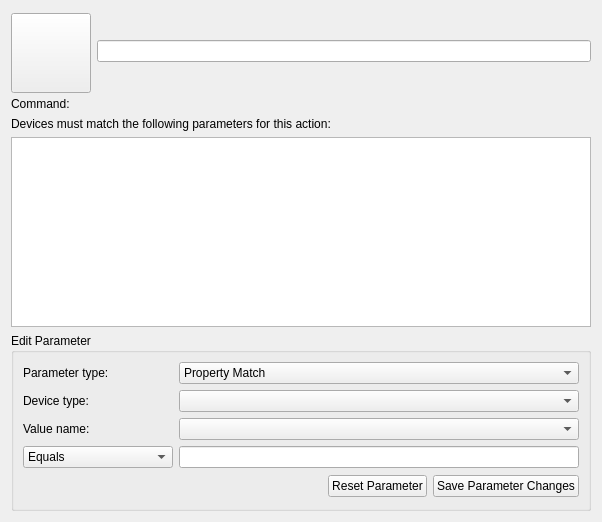
<?xml version="1.0" encoding="UTF-8"?>
<ui version="4.0">
 <class>ActionEditor</class>
 <widget class="QWidget" name="ActionEditor">
  <property name="geometry">
   <rect>
    <x>0</x>
    <y>0</y>
    <width>602</width>
    <height>522</height>
   </rect>
  </property>
  <layout class="QGridLayout" name="gridLayout_5">
   <item row="0" column="0">
    <layout class="QGridLayout" name="GlActionIconName">
     <item row="0" column="0">
      <widget class="KIconButton" name="IbActionIcon">
       <property name="sizePolicy">
        <sizepolicy hsizetype="Fixed" vsizetype="Fixed">
         <horstretch>0</horstretch>
         <verstretch>0</verstretch>
        </sizepolicy>
       </property>
       <property name="minimumSize">
        <size>
         <width>80</width>
         <height>80</height>
        </size>
       </property>
       <property name="maximumSize">
        <size>
         <width>75</width>
         <height>75</height>
        </size>
       </property>
       <property name="toolTip">
        <string>Action icon, click to change it</string>
       </property>
      </widget>
     </item>
     <item row="0" column="1">
      <widget class="KLineEdit" name="LeActionFriendlyName">
       <property name="toolTip">
        <string>Action name</string>
       </property>
      </widget>
     </item>
    </layout>
   </item>
   <item row="1" column="0">
    <layout class="QGridLayout" name="GlActionCommand">
     <item row="0" column="0">
      <widget class="QLabel" name="TlActionCommand">
       <property name="minimumSize">
        <size>
         <width>80</width>
         <height>0</height>
        </size>
       </property>
       <property name="text">
        <string>Command: </string>
       </property>
      </widget>
     </item>
     <item row="0" column="1">
      <widget class="KUrlRequester" name="LeActionCommand">
       <property name="toolTip">
        <string>Command that will trigger the action
This can include any or all of the following case insensitive expands:

%f: The mountpoint for the device - Storage Access devices only
%d: Path to the device node - Block devices only
%i: The identifier of the device</string>
       </property>
      </widget>
     </item>
    </layout>
   </item>
   <item row="2" column="0">
    <layout class="QGridLayout" name="GlPredicateTree">
     <item row="0" column="0" colspan="2">
      <widget class="QLabel" name="TlPredicateTree">
       <property name="minimumSize">
        <size>
         <width>80</width>
         <height>0</height>
        </size>
       </property>
       <property name="text">
        <string>Devices must match the following parameters for this action:</string>
       </property>
      </widget>
     </item>
     <item row="1" column="0" colspan="2">
      <widget class="QTreeView" name="TvPredicateTree"/>
     </item>
    </layout>
   </item>
   <item row="3" column="0">
    <widget class="QGroupBox" name="GbParameter">
     <property name="title">
      <string>Edit Parameter</string>
     </property>
     <layout class="QGridLayout" name="gridLayout_2">
      <item row="0" column="0">
       <layout class="QGridLayout" name="GlParameterType">
        <item row="0" column="0">
         <widget class="QLabel" name="LblParameterType">
          <property name="sizePolicy">
           <sizepolicy hsizetype="Maximum" vsizetype="Preferred">
            <horstretch>0</horstretch>
            <verstretch>0</verstretch>
           </sizepolicy>
          </property>
          <property name="minimumSize">
           <size>
            <width>150</width>
            <height>0</height>
           </size>
          </property>
          <property name="maximumSize">
           <size>
            <width>150</width>
            <height>16777215</height>
           </size>
          </property>
          <property name="text">
           <string>Parameter type:</string>
          </property>
         </widget>
        </item>
        <item row="0" column="1">
         <widget class="KComboBox" name="CbParameterType">
          <item>
           <property name="text">
            <string>Property Match</string>
           </property>
          </item>
          <item>
           <property name="text">
            <string>Content Conjunction</string>
           </property>
          </item>
          <item>
           <property name="text">
            <string>Content Disjunction</string>
           </property>
          </item>
          <item>
           <property name="text">
            <string>Device Interface Match</string>
           </property>
          </item>
         </widget>
        </item>
       </layout>
      </item>
      <item row="1" column="0">
       <layout class="QGridLayout" name="GlDeviceType">
        <item row="0" column="0">
         <widget class="QLabel" name="LblDeviceType">
          <property name="sizePolicy">
           <sizepolicy hsizetype="Maximum" vsizetype="Preferred">
            <horstretch>0</horstretch>
            <verstretch>0</verstretch>
           </sizepolicy>
          </property>
          <property name="minimumSize">
           <size>
            <width>150</width>
            <height>0</height>
           </size>
          </property>
          <property name="maximumSize">
           <size>
            <width>150</width>
            <height>16777215</height>
           </size>
          </property>
          <property name="text">
           <string>Device type:</string>
          </property>
         </widget>
        </item>
        <item row="0" column="1">
         <widget class="KComboBox" name="CbDeviceType">
          <property name="sizePolicy">
           <sizepolicy hsizetype="Expanding" vsizetype="Fixed">
            <horstretch>0</horstretch>
            <verstretch>0</verstretch>
           </sizepolicy>
          </property>
         </widget>
        </item>
       </layout>
      </item>
      <item row="2" column="0">
       <layout class="QGridLayout" name="GlValueName">
        <item row="0" column="0">
         <widget class="QLabel" name="LblValueName">
          <property name="sizePolicy">
           <sizepolicy hsizetype="Maximum" vsizetype="Preferred">
            <horstretch>0</horstretch>
            <verstretch>0</verstretch>
           </sizepolicy>
          </property>
          <property name="minimumSize">
           <size>
            <width>150</width>
            <height>0</height>
           </size>
          </property>
          <property name="maximumSize">
           <size>
            <width>150</width>
            <height>16777215</height>
           </size>
          </property>
          <property name="text">
           <string>Value name:</string>
          </property>
         </widget>
        </item>
        <item row="0" column="1">
         <widget class="KComboBox" name="CbValueName">
          <property name="sizePolicy">
           <sizepolicy hsizetype="Expanding" vsizetype="Fixed">
            <horstretch>0</horstretch>
            <verstretch>0</verstretch>
           </sizepolicy>
          </property>
         </widget>
        </item>
       </layout>
      </item>
      <item row="3" column="0">
       <layout class="QGridLayout" name="GlValueMatch">
        <item row="0" column="0">
         <widget class="KComboBox" name="CbValueMatch">
          <property name="sizePolicy">
           <sizepolicy hsizetype="Maximum" vsizetype="Preferred">
            <horstretch>0</horstretch>
            <verstretch>0</verstretch>
           </sizepolicy>
          </property>
          <property name="minimumSize">
           <size>
            <width>150</width>
            <height>0</height>
           </size>
          </property>
          <property name="maximumSize">
           <size>
            <width>150</width>
            <height>16777215</height>
           </size>
          </property>
          <item>
           <property name="text">
            <string>Equals</string>
           </property>
          </item>
          <item>
           <property name="text">
            <string>Contains</string>
           </property>
          </item>
         </widget>
        </item>
        <item row="0" column="1">
         <widget class="KLineEdit" name="LeValueMatch"/>
        </item>
       </layout>
      </item>
      <item row="4" column="0">
       <layout class="QGridLayout" name="GlParameterControl">
        <item row="0" column="0">
         <spacer name="HsParameterControl">
          <property name="orientation">
           <enum>Qt::Horizontal</enum>
          </property>
          <property name="sizeHint" stdset="0">
           <size>
            <width>227</width>
            <height>25</height>
           </size>
          </property>
         </spacer>
        </item>
        <item row="0" column="1">
         <widget class="QPushButton" name="PbParameterReset">
          <property name="text">
           <string>Reset Parameter</string>
          </property>
         </widget>
        </item>
        <item row="0" column="2">
         <widget class="QPushButton" name="PbParameterSave">
          <property name="text">
           <string>Save Parameter Changes</string>
          </property>
         </widget>
        </item>
       </layout>
      </item>
     </layout>
    </widget>
   </item>
  </layout>
 </widget>
 <customwidgets>
  <customwidget>
   <class>KIconButton</class>
   <extends>QPushButton</extends>
   <header>kicondialog.h</header>
  </customwidget>
  <customwidget>
   <class>KUrlRequester</class>
   <extends>QFrame</extends>
   <header>kurlrequester.h</header>
  </customwidget>
  <customwidget>
   <class>KLineEdit</class>
   <extends>QLineEdit</extends>
   <header>klineedit.h</header>
  </customwidget>
  <customwidget>
   <class>KComboBox</class>
   <extends>QComboBox</extends>
   <header>kcombobox.h</header>
  </customwidget>
 </customwidgets>
 <connections/>
</ui>
